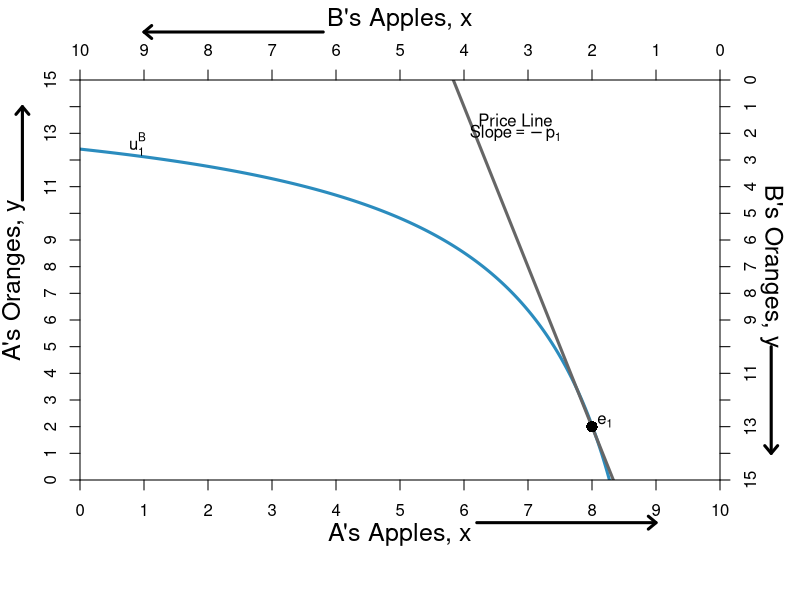

This figure's R source:
#require(ggplot2)
require(shape)
pdf(file = "property/property_psp1_offer_step1.pdf", width = 9, height = 7)

#Set parameters for graphics
axislabelsize <- 1.5
graphlinewidth <- 3

COL <- c("#7fc97f", "#beaed4", "#fdc086", "#ffff99", "#386cb0", "#f0027f", "#bf5b17", "#666666")
COLA <- c("#99d8c9","#66c2a4","#41ae76", "#238b45", "#005824")
COLB <- c("#4eb3d3", "#2b8cbe", "#0868ac","#084081")


indiffcurveA1 <- function(x, U = 4, A = 1, a = 0.5) {
  ((((U-2)/A)*(1/x)^a)^(1/(1-a)))
}

indiffcurveA2 <- function(x, U = 4, A = 1, a = 0.5) {
  (((U/A)*(1/x)^a)^(1/(1-a)))
}

indiffcurveA3 <- function(x, U = 6.196918, A = 1, a = 0.5) {
  (((U/A)*(1/x)^a)^(1/(1-a)))
}

indiffcurveA4 <- function(x, U = 6.984164, A = 1, a = 0.5) {
  ((((U)/A)*(1/x)^a)^(1/(1-a)))
}

paretoEC <- function(x) {
  (3/2)*x
}

MonopolyPrice <- function(x) {
  21.82142 - 2.477677*x 
}

PriceLine <- function(x, intercept = 10, slope = 1) {
  intercept - slope*x 
}


OfferCurveA <- function(x) {
  x/(x  - 4)
}

mrsplot <- function(x) {
  (13/2)*(x/(9-x)^2)
}

OfferCurveB <- function(x) {
  15 - (13/2)*(10 - x)/(9 - x)
}

#Deriving the offer curves: let py = 1
#wA = 8px + 2py = 8px + 2; Demand: x = w/2px => x = 4 + 1/px => px = 1/(x - 4)
#Offer curve is y = px*x => (1/(x-4))*x = x/(x-4) defined for x neq 4
#wA = 2px + 13py = 2px + 13; Demand: x = w/2px => x = 1 + 13/2px => px = 13/2(x - 1)
#B's Offer curve is y = px*x => (13/2)(1/(x-1))*x = (13/2)(x/(x-1)
#Therefore in terms of yA and xA:
#15 - y = (13/2)*(10 - x)/(10 - x - 1)
#Therefore y = 15 - (13/2)*(10-x)/(9 - x) defined for x neq 9
#The tangency of the indifference curve and the offer curve gives mrsplot
#Where mrsplot equals that offer curve, we get x = (3/17)*(51 - sqrt(221)) = 6.376576; 
#So y = 6.022321; therefore u = (6.376576^0.5)*(6.022321^0.5)

indiffcurveBneg1 <- function(x, U = 5.09, A = 1, a = 0.5) {
  15 - (((U/A)*(1/(10 - x))^a)^(1/(1-a)))
}

indiffcurveBneg2 <- function(x, U = 5.703502, A = 1, a = 0.5) {
  15 - (((U/A)*(1/(10 - x))^a)^(1/(1-a)))
}

#Aisha happens to have found 8 apples and 2 oranges, 
#and Betty happens to have found 2 apples and 13 oranges. 
#Aisha's utility (8^0.5)*(2^0.5) = 4
#Betty's utility (2^0.5)*(13^0.5) = 5.09



par(mar =  c(6, 4, 4, 4))
xlims <- c(0, 10)
ylims <- c(0, 15)
xlims2 <- c(10, 0)
ylims2 <- c(15, 0)

plot(0, 0, xlim = xlims, ylim = ylims, type = "n",
     xlab = expression(paste("A's Apples, ", x)),
     ylab = expression(paste("A's Oranges, ", y)), 
     line = 2.5,
     xaxt = "n", 
     yaxt = "n", 
     cex.lab = axislabelsize, 
     bty = "n",
     xaxs="i", 
     yaxs="i")


npts <- 500 
npts2 <- 501

#Specify the sequences of points for graphing. 
xx1 <- seq(xlims[1], xlims[2], length.out = npts)
yy1 <- indiffcurveA2(xx1, U = 4, A = 1, a = 0.5)
yy2 <- indiffcurveA2(xx1)

#Polygon Attempt
#polygon(x = c(1.34, 6, 8, 10 - 6.73), y = c(12, 9, 2, 15 - 10.1), col="powderblue", density=NULL, border = NA)

#I need something like xx1 with npts for 
#xpoly1 <- seq(from = 1.34, to = 8, length.out = 500)
#ypoly1 <- indiffcurveA2(xpoly1, U = 4, A = 1, a = 0.5)
#ypoly2 <- indiffcurveBneg(xpoly1, U = 5.09, A = 1, a = 0.5)
#polygon(x = c(xpoly1, rev(xpoly1)), y = c(ypoly1, rev(ypoly2)), col=COL[3], density=NULL, border = NA)
xx2 <- seq(4, xlims[2], length.out = npts)
xx3 <- seq(xlims[1], 9, length.out = npts)

lines(xx1, indiffcurveBneg1(xx1), col = COLB[2], lwd = graphlinewidth)
#lines(xx1, indiffcurveBneg2(xx1), col = COLB[2], lwd = graphlinewidth)
#lines(xx1, indiffcurveBneg2(xx1, U = 6.4), col = COLB[2], lwd = graphlinewidth)
#lines(xx1, indiffcurveBneg2(xx1, U = 7.5), col = COLB[2], lwd = graphlinewidth)

#lines(xx3, OfferCurveB(xx3), col = COLB[4], lwd = graphlinewidth+1)
#lines(xx1, MonopolyPrice(xx1), col = COL[8], lwd = graphlinewidth)
#lines(xx1, PriceLine(xx1), col = COL[8], lwd = graphlinewidth)
#lines(xx1, PriceLine(xx1, intercept = 15, slope = 1.63), col = COL[8], lwd = graphlinewidth)
lines(xx1, PriceLine(xx1, intercept = 50, slope = 6), col = COL[8], lwd = graphlinewidth)

#Customize ticks and labels for the plot
ticksy <- seq(from = 0, to = 15, by = 1)
ylabels <- seq(from = 0, to = 15, by = 1)
ticksx <- seq(from = 0, to = 10, by = 1)
xlabels <- seq(from = 0, to = 10, by = 1)
axis(1, at = ticksx, pos = 0, labels = xlabels)
axis(2, at = ticksy, pos = 0, labels = ylabels, las = 0)

#Add arrows:
arrows(-0.9, 10.5, -0.9, 14, xpd = TRUE, length=0.1,angle=40,lwd=3)
arrows(6.2, -1.6, 9, -1.6, xpd = TRUE, length=0.1,angle=40,lwd=3)

#Annotation of the three graphs and the NE
#text(9.6, 0.9, expression(u[1]^A))
#text(9.6, 2.2, expression(u[1]^A))
#text(9.6, 4.4, expression(u[2]^A))
#text(9.6, 5.9, expression(u[4]^A))

#Perhaps useful point to label the unused intersection of the participation constraints
#points(1.34, 12, pch = 16, col = "black", cex = 1.5)



#Pareto efficiency curve
# segments(3.27, 4.9, 5.84, 8.77, lty = 1, lwd = graphlinewidth, col = COL[2])
# text(4.7, 5, expression("Pareto Efficient Curve"))
# Arrows(4.5, 5.3, 4.5, 6.2, col = "black", lty = 1, lwd = 2, arr.type = "triangle", arr.lwd = 0.5)

#Label B's offer curve
# text(1, 3, expression("B's Offer Curve"))
# Arrows(1, 3.3, 1, 7.2, col = "black", lty = 1, lwd = 2, arr.type = "triangle", arr.lwd = 0.5)

#First Price Line
text(6.8, 13.5, expression(paste("Price Line")))
text(6.8, 13, expression(paste("Slope", phantom()==-p[1])))
#Arrows(6.3, 13, 3.8, 13, col = "black", lty = 1, lwd = 2, arr.type = "triangle", arr.lwd = 0.5)

# text(8, 13.5, expression(paste("Different price lines")))
# text(8, 13, expression(paste("going through the endowment")))
# text(8, 12.5, expression(paste("and tangent to B's ICs")))
# text(8, 12, expression(paste("form the offer curve")))
# text(7, 13, expression(paste("Slope", phantom()==-p[m])))
# Arrows(6.3, 13, 3.8, 13, col = "black", lty = 1, lwd = 2, arr.type = "triangle", arr.lwd = 0.5)

#Add a point for the initial endowment
points(8, OfferCurveB(x = 8), pch = 16, col = "black", cex = 1.5)
text(8+0.2, OfferCurveB(x = 8) + 0.2, expression(e[1]))


#Set up second axes and labels

par(new = TRUE)

#Use the same x and ylims as previously, but with locations switched
xlims2 <- c(10, 0)
ylims2 <- c(15, 0)

#Leave the ylab and xlab blank to ensure no axes titles
plot(0, 0, xlim = xlims2, ylim = ylims2, type = "n",
     xlab = expression(paste("")),
     ylab = expression(paste("")),
     xaxt = "n", 
     yaxt = "n", 
     cex.lab = 1.3, 
     bty = "n",
     xaxs="i", 
     yaxs="i")

#Set up axes at sides 3 and 4 (top and right)
axis(side = 3, at = ticksx, pos = 0, labels = xlabels)
axis(side = 4, at = ticksy, pos = 0, labels = ylabels, las = 0)
mtext("B's Apples, x", side=3, line = 2.5, cex = axislabelsize)
text(-0.8, 7, expression(paste("B's Oranges, y")), xpd = TRUE, cex = axislabelsize, srt = 270) 

#Add arrows:
arrows(-0.8, 10, -0.8, 14, xpd = TRUE, length=0.1,angle=40,lwd=3)
arrows(6.2, -1.8, 9, -1.8, xpd = TRUE, length=0.1,angle=40,lwd=3)


#Functions for B's indifference curves
indiffcurveB1 <- function(x, U = 5.09, A = 1, a = 0.5) {
  ((((U-2)/A)*(1/x)^a)^(1/(1-a)))
}

indiffcurveB2 <- function(x, U = 5.09, A = 1, a = 0.5) {
  (((U/A)*(1/x)^a)^(1/(1-a)))
}

indiffcurveB3 <- function(x, U = 5.703502, A = 1, a = 0.5) {
  ((((U)/A)*(1/x)^a)^(1/(1-a)))
}

indiffcurveB4 <- function(x, U = 8.244574, A = 1, a = 0.5) {
  ((((U)/A)*(1/x)^a)^(1/(1-a)))
}

indiffcurveB5 <- function(x, U = 9, A = 1, a = 0.5) {
  ((((U)/A)*(1/x)^a)^(1/(1-a)))
}


#Label B's indifference curves
text(9.1, 2.4, expression(u[1]^B))
# text(9.1, 4.1, expression(u[2]^B))
# text(9.1, 5, expression(u[3]^B))
# text(9.1, 6.7, expression(u[4]^B))








#Label a point on the middle of the curve
#points(5, 7.5, pch = 16, col = "black", cex = 1.5)
#text(5, 7, expression(i))

#(5^0.5)*(7.5^0.5) = 6.123724

#Add point for comparison to participation constraint
#points(6.2, 1.55, pch = 16, col = "black", cex = 1.5)
#text(6.1, 1.2, expression(d))


#Calculate TIOLI power allocation for B
#mrs(x,y) => pareto efficient curve is (3/2)x = y
#A's initital utility is 4 = u(8,2) = (8^0.5)*(2^0.5)
#Therefore substitute in the contract curve u_e^A = 4 = (x^A)^(0.5)(3/2*x^A)^0.5
# => x^A = 4/((3/2)^0.5) = 3.27 => x^B = 6.73
# => y^A = 3/2(x^A) = 4.9 => y^B = 10.1

#Add point g for B's TIOLI power
# points(6.73, 10.1, pch = 16, col = "black", cex = 1.5)
# text(6.73, 10.6, expression(g))

#Calculate TIOLI power allocation for A
#mrs(x,y) => pareto efficient curve is (3/2)x = y
#A's initital utility is 4 = u(8,2) = (8^0.5)*(2^0.5)
#Therefore substitute in the contract curve u_e^A = 4 = (x^A)^(0.5)(3/2*x^A)^0.5
# => x^B = 5.09/((3/2)^0.5) = 4.16 => x^A = 5.84
# => y^B = 3/2(x^B) = 6.23 => y^A = 8.77 
#=> u^A = (5.84^0.5)*(8.77^0.5) = 7.156591
#Add point f for A's TIOLI power
# points(4.16, 6.23, pch = 16, col = "black", cex = 1.5)
# text(4.16, 5.8, expression(f))


#Annotating B's endowment
# text(1.8, 12.5, expression(e))

#Annotating a point that is a Pareto improvement over e.
# points(3.623424, 8.977679, pch = 16, col = "black", cex = 1.5)
# text(3.5, 8.6, expression(m))
#(2.94^0.5)*(12.76^0.5)

#Label Pareto Improving Lens
#text(7, 5, expression(paste("Pareto-Improving Lens")))

dev.off()
